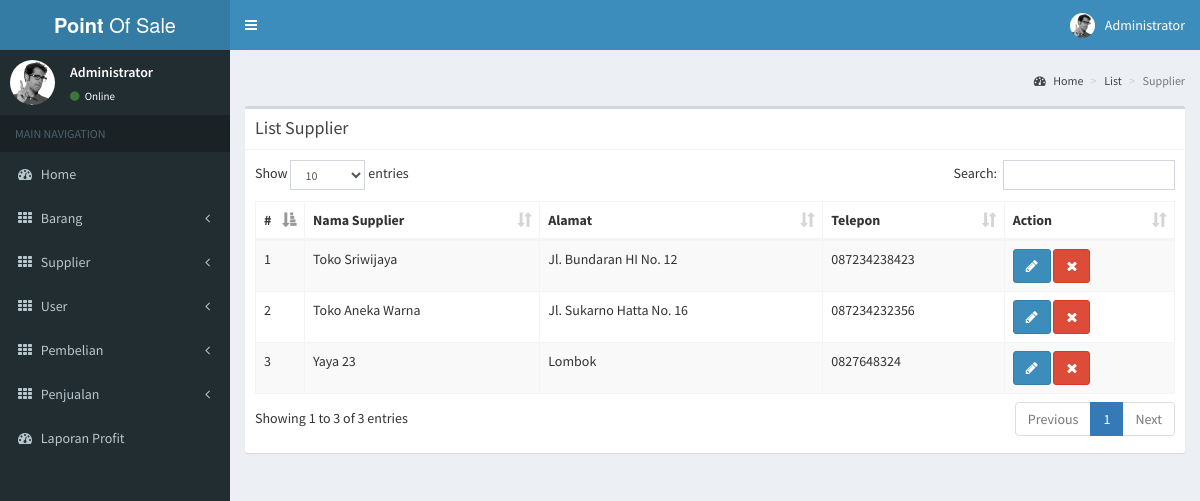
The app's page /list_supplier.php (signed in) with its own data.
### tables this page shows
CREATE TABLE `user` (
  `id_user` int(11) NOT NULL,
  `nama_user` varchar(100) NOT NULL,
  `username` varchar(15) NOT NULL,
  `password` varchar(15) NOT NULL
);

CREATE TABLE `supplier` (
  `id_supplier` int(11) NOT NULL,
  `nama_supplier` varchar(100) NOT NULL,
  `alamat` varchar(100) NOT NULL,
  `telepon` varchar(15) NOT NULL
);

### list_supplier.php (the view, shortened to what this page needs)
<?php
  include("header.php");
?>
<div class="content-wrapper">
  <section class="content-header">
    <h1>
    </h1>
    <ol class="breadcrumb">
      <li><a href="#"><i class="fa fa-dashboard"></i> Home</a></li>
      <li><a href="#">List</a></li>
      <li class="active">Supplier</li>
    </ol>
  </section>
  <section class="content">
    <div class="row">
      <div class="col-md-12">
        <div class="box">
          <div class="box-header with-border">
            <h3 class="box-title">List Supplier</h3>
          </div>
          <div class="box-body">
            <table id="example1" class="table table-bordered table-striped">
              <thead>
                <tr>
                  <th style="width: 10px">#</th>
                  <th>Nama Supplier</th>
                  <th>Alamat</th>
                  <th>Telepon</th>
                  <th>Action</th>
                </tr>
              </thead>
              <tbody>
                <?php
                  $sql = "SELECT * FROM supplier";
                  $result = $conn->query($sql);
                  $no = 0;
                  while ($hasil = $result->fetch_assoc()) {
                    $no = $no + 1;
                ?>
                  <tr>
                    <td><?php echo $no; ?></td>
                    <td><?php echo $hasil['nama_supplier'] ?></td>
                    <td><?php echo $hasil['alamat'] ?></td>
                    <td><?php echo $hasil['telepon'] ?></td>
                    <td>
                      <a href="edit_supplier.php?id_supplier=<?php echo $hasil['id_supplier'] ?>" title="Edit Data Supplier" class="btn btn-primary"><i class="fa fa-pencil"></i></a>
                      <a href="process.php?action=hapus_supplier&id_supplier=<?php echo $hasil['id_supplier'] ?>" title="Hapus Data Supplier" class="btn btn-danger"><i class="fa fa-close"></i></a>
                    </td>
                  </tr>
                <?php
                  }
                ?>
              </tbody>
            </table>
          </div>
        </div>
      </div>
    </div>
  </section>
</div>
<?php include("footer.php"); ?>

### header.php (shortened to what this page needs)
<?php include("connection.php"); ?>
<!DOCTYPE html>
<html>
<head>
  <link rel="stylesheet" href="addon/bower_components/bootstrap/dist/css/bootstrap.min.css">
  <link rel="stylesheet" href="addon/bower_components/font-awesome/css/font-awesome.min.css">
  <link rel="stylesheet" href="addon/bower_components/Ionicons/css/ionicons.min.css">
  <link rel="stylesheet" href="addon/bower_components/datatables.net-bs/css/dataTables.bootstrap.min.css">
  <link rel="stylesheet" href="addon/bower_components/bootstrap-daterangepicker/daterangepicker.css">
  <link rel="stylesheet" href="addon/bower_components/bootstrap-datepicker/dist/css/bootstrap-datepicker.min.css">
  <link rel="stylesheet" href="addon/plugins/iCheck/all.css">
  <link rel="stylesheet" href="addon/bower_components/bootstrap-colorpicker/dist/css/bootstrap-colorpicker.min.css">
  <link rel="stylesheet" href="addon/plugins/timepicker/bootstrap-timepicker.min.css">
  <link rel="stylesheet" href="addon/bower_components/select2/dist/css/select2.min.css">
  <link rel="stylesheet" href="addon/dist/css/AdminLTE.min.css">
  <link rel="stylesheet" href="addon/dist/css/skins/_all-skins.min.css">
</head>
<body class="hold-transition skin-blue sidebar-mini">
<div class="wrapper">
  <header class="main-header">
    <a href="addon/index2.html" class="logo">
      <span class="logo-lg"><b>Point</b> Of Sale</span>
    </a>
    <nav class="navbar navbar-static-top">
      <a href="#" class="sidebar-toggle" data-toggle="push-menu" role="button">
      </a>
      <div class="navbar-custom-menu">
        <ul class="nav navbar-nav">
          <li class="dropdown user user-menu">
            <a href="#" class="dropdown-toggle" data-toggle="dropdown">
              <img src="addon/dist/img/user2-160x160.jpg" class="user-image" alt="User Image">
              <span class="hidden-xs">
                <?php
                  $sql = "SELECT * FROM user WHERE username = '".$_SESSION['username']."'";
                  $result = $conn->query($sql);
                  while ($hasil = $result->fetch_assoc()) {
                 ?>
                <?php echo $hasil['nama_user'] ?>
              <?php } ?>
              </span>
            </a>
          </li>
        </ul>
      </div>
    </nav>
  </header>
  <aside class="main-sidebar">
    <section class="sidebar">
      <div class="user-panel">
        <div class="pull-left image">
          <img src="addon/dist/img/user2-160x160.jpg" class="img-circle" alt="User Image">
        </div>
        <div class="pull-left info">
          <p>
            <?php
                  $sql = "SELECT * FROM user WHERE username = '".$_SESSION['username']."'";
                  $result = $conn->query($sql);
                  while ($hasil = $result->fetch_assoc()) {
                 ?>
                <?php echo $hasil['nama_user'] ?>
              <?php } ?>
          </p>
          <a href="#"><i class="fa fa-circle text-success"></i> Online</a>
        </div>
      </div>
      <ul class="sidebar-menu" data-widget="tree">
        <li class="header">MAIN NAVIGATION</li>
        <li>
          <a href="home.php">
            <i class="fa fa-dashboard"></i> <span>Home</span>
          </a>
        </li>
        <li class="treeview">
          <a href="#">
            <i class="fa fa-th"></i> <span>Barang</span>
            <span class="pull-right-container">
              <i class="fa fa-angle-left pull-right"></i>
            </span>
          </a>
        </li>
        <li class="treeview">
          <a href="#">
            <i class="fa fa-th"></i> <span>Supplier</span>
            <span class="pull-right-container">
              <i class="fa fa-angle-left pull-right"></i>
            </span>
          </a>
        </li>
        <li class="treeview">
          <a href="#">
            <i class="fa fa-th"></i> <span>User</span>
            <span class="pull-right-container">
              <i class="fa fa-angle-left pull-right"></i>
            </span>
          </a>
        </li>
        <li class="treeview">
          <a href="#">
            <i class="fa fa-th"></i> <span>Pembelian</span>
            <span class="pull-right-container">
              <i class="fa fa-angle-left pull-right"></i>
            </span>
          </a>
        </li>
        <li class="treeview">
          <a href="#">
            <i class="fa fa-th"></i> <span>Penjualan</span>
            <span class="pull-right-container">
              <i class="fa fa-angle-left pull-right"></i>
            </span>
          </a>
        </li>
        <li>
          <a href="before_laporan_profit.php">
            <i class="fa fa-dashboard"></i> <span>Laporan Profit</span>
          </a>
        </li>
      </ul>
    </section>
  </aside>

### records on screen
user: nama_user "Administrator"
supplier: nama_supplier "Toko Sriwijaya", alamat "Jl. Bundaran HI No. 12", telepon "087234238423"
supplier: nama_supplier "Toko Aneka Warna", alamat "Jl. Sukarno Hatta No. 16", telepon "087234232356"
supplier: nama_supplier "Yaya 23", alamat "Lombok", telepon "0827648324"
